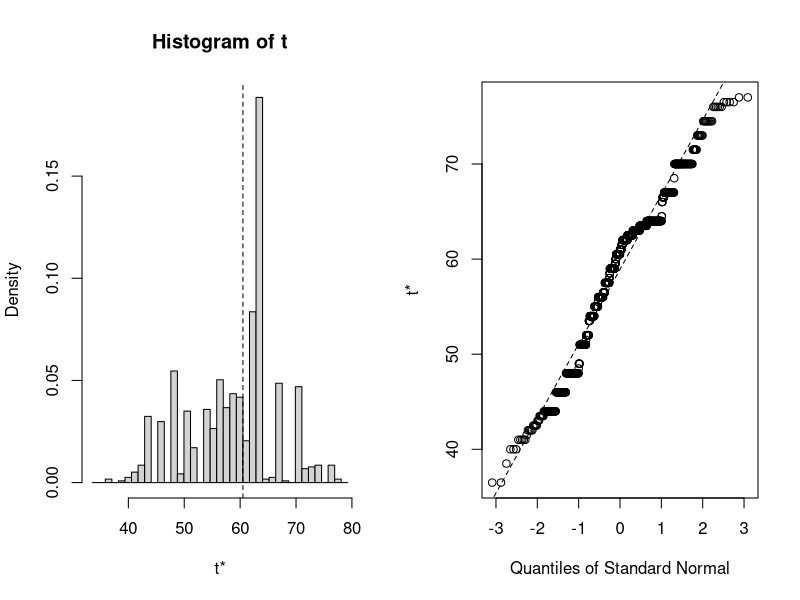

Write R code to recreate this figure.
# bootstrap library
# Resampling methods in R: the boot package https://cran.r-project.org/doc/Rnews/Rnews_2002-3.pdf

# part of the recommended packages
installed.packages(priority = "recommended")

library(boot) #boot is installed, but still need library

# first - let's simulate some data gathering
populationOfErewhonOregon <- 50000 # households in Erehwon, Oregon
actualBlerbsPerHouse <- sample(1:100, populationOfErewhonOregon, replace = TRUE) # Actual Population
sampleSize <- (populationOfErewhonOregon/1000) # 0.1% of total population
surveyResults <- actualBlerbsPerHouse[1:sampleSize] 

# we could generate a statistic on the Total population
median(actualBlerbsPerHouse)

# but what if we don't have a complete representation of the population
# aka surveyResults

# Sample, then statistic.
median(sample(surveyResults, 10, replace = TRUE))
median(sample(surveyResults, 10, replace = TRUE))
median(sample(surveyResults, 10, replace = TRUE))
# each iteration produces a different result.
# adding iterations approaches the complete population...
# but...we don't know the standard deviation of each estimate 
# (aka standard error) of the result.

# first - create a version of the statistic
# data: this will be a complete data set
# indice: this will be a vector. 
#    length(indice) = ncols(data)
#    data[indice] is the data to be used for this iteration
myMedian <- function(data, indice) {
  median(data[indice])
}

# boot iterates "R" times...
# each iteration feeds the function identified in "statistic"...
#    ...with data and an indice
# boot returns a "boot" object

newBootObject <- boot(data = surveyResults, 
                       statistic = myMedian, 
                       R = 1000)
newBootObject # original= $t0, std. error = sd(newBootObject$t)
newBootObject$t
plot(newBootObject)
boot.array(newBootObject) # frequency of each value in data (i.e. surveyResults)
boot.ci(newBootObject) # calculate confidence intervals
